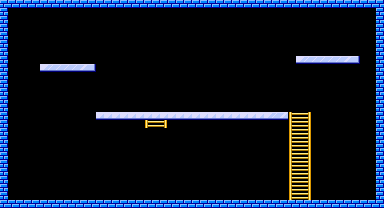

This is a level from a 2D game, rendered from its Tiled map with the project's own tilesets. A one-line summary and the map file follow, with tile-layer data summarised:
An orthogonal 48x26 tile map with 8x8 px tiles, 3 tile layers (walls, rigid_collision, stairs), 3 tilesets.

<map version="1.2" tiledversion="1.2.1" orientation="orthogonal" renderorder="right-down" width="48" height="26" tilewidth="8" tileheight="8" infinite="0" nextlayerid="5" nextobjectid="1">
 <tileset firstgid="1" source="../UtilsLevel/unbreakable_platform.tsx" />
 <tileset firstgid="5" source="../UtilsLevel/stairs.tsx" />
 <tileset firstgid="6" source="../UtilsLevel/border.tsx" />
 <layer id="1" name="walls" width="48" height="26">
  <data>[1248 cells, 144 non-empty, 1 distinct tile ids]</data>
 </layer>
 <layer id="3" name="rigid_collision" width="48" height="26">
  <data>[1248 cells, 39 non-empty, 4 distinct tile ids]</data>
 </layer>
 <layer id="2" name="stairs" width="48" height="26">
  <data>[1248 cells, 12 non-empty, 1 distinct tile ids]</data>
 </layer>
</map>